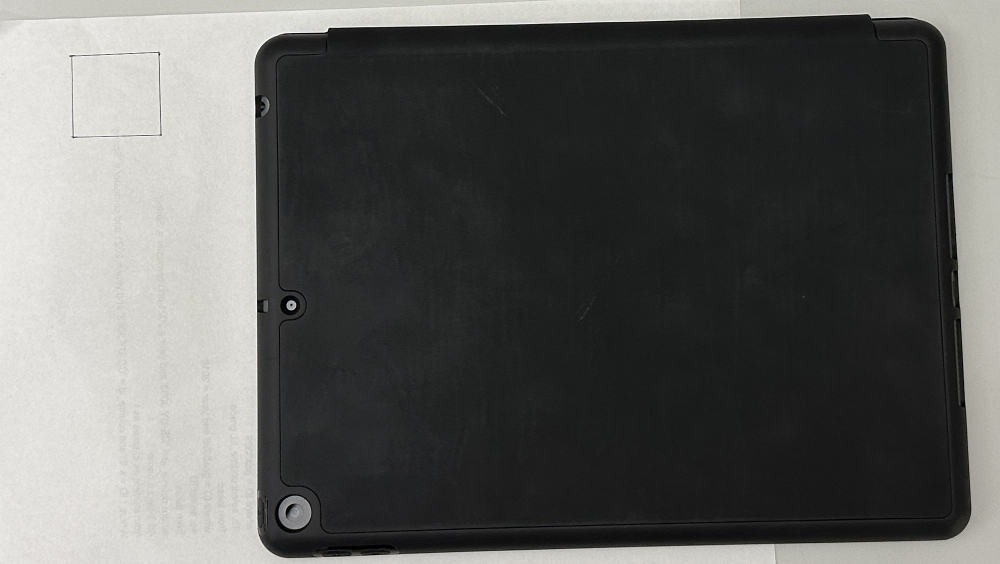
#> input picture 1-Paq-Man/images/IMG_8626.JPG, 2000 x 1128 px (shown at 1/2 size)
$ jupyter execute --allow-errors Bin_Packing_Problem.ipynb
#> lines starting #> are read from the running program, lines starting #| are printed output that depends on the picture; after the words box and inside, x2 and y2 are one past the last pixel; in counts of white or black regions, pixels touching at a corner belong together; long printed decimals are rounded
# paQman: Optimizing Bin-Packing For Sustainability

Our team aims to tackle the issue of inefficient supply-chain packing systems.

The following code cells contain optimization algorithms for bin packing.

Box Dimension CV Model

[cell 1]
from scipy.spatial.distance import euclidean
import numpy as np
import cv2
import imutils
from imutils import perspective
from imutils import contours

# Function to display an array of images
def display_images(image_list):
    for index, image in enumerate(image_list):
        cv2.imshow("image_" + str(index), image)
    cv2.waitKey(0)
    cv2.destroyAllWindows()

image_path = "images/IMG_8626.JPG"

# Read and preprocess the image
input_image = cv2.imread(image_path)
#> input_image is the input picture: shape (1128, 2000, 3); mean B, G, R 92.6, 94.8, 94.2

grayscale_image = cv2.cvtColor(input_image, cv2.COLOR_BGR2GRAY)
blurred_image = cv2.GaussianBlur(grayscale_image, (9, 9), 0)

edge_detected_image = cv2.Canny(blurred_image, 50, 100)
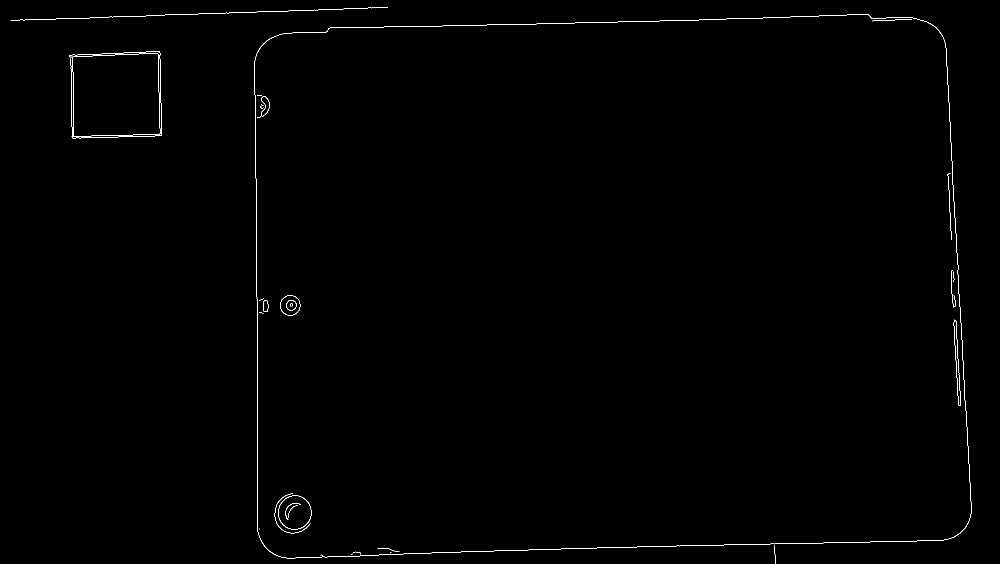
#> edge_detected_image: shape (1128, 2000) (shown at 1/2 size); 0.39% white in thin lines or dots
edge_detected_image = cv2.dilate(edge_detected_image, None, iterations=1)
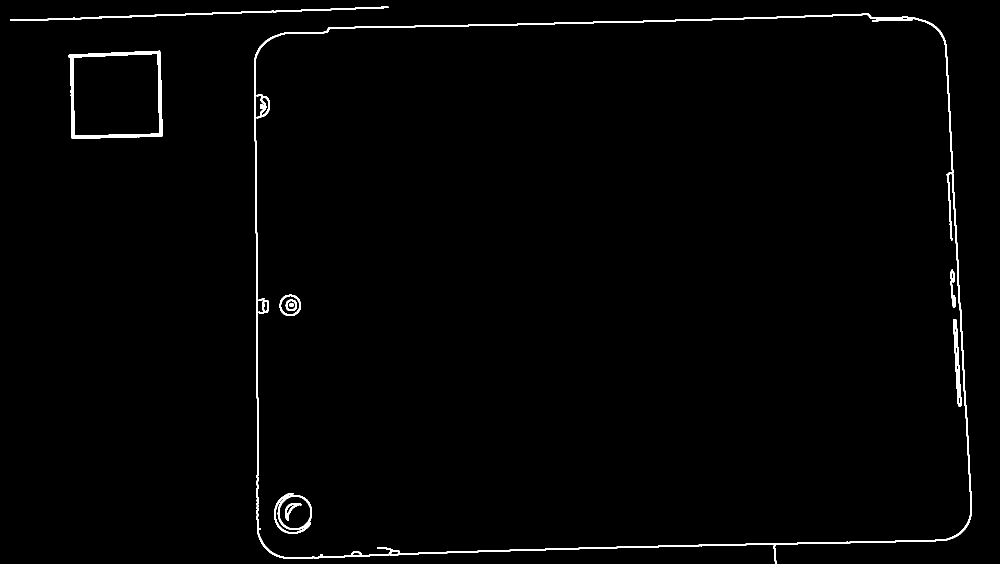
#> edge_detected_image: shape (1128, 2000) (shown at 1/2 size); 1.2% white; 14 white regions (1 under 20 px), largest, box (x1, y1, x2, y2) and area: (508, 27, 1944, 1128) 15683, (137, 101, 325, 278) 4202, (20, 13, 777, 42) 2368
edge_detected_image = cv2.erode(edge_detected_image, None, iterations=1)
#> edge_detected_image: shape (1128, 2000); 0.43% white in thin lines or dots

# Find image contours
found_contours = cv2.findContours(edge_detected_image.copy(), cv2.RETR_EXTERNAL, cv2.CHAIN_APPROX_SIMPLE)
#> found_contours = 4 contours, 1 with area under 20; largest, box (x1, y1, x2, y2) and area: (509, 28, 1943, 1117) 1472968, (138, 102, 324, 277) 29916, (21, 14, 776, 41) 27
found_contours = imutils.grab_contours(found_contours)

# Sort contours from left to right; leftmost contour is the reference object
(sorted_contours, _) = contours.sort_contours(found_contours)
#> sorted_contours has the same summary as found_contours

# Filter out small contours based on area
filtered_contours = [contour for contour in sorted_contours if cv2.contourArea(contour) > 100]
#> filtered_contours = 2 contours; box (x1, y1, x2, y2) and area: (509, 28, 1943, 1117) 1472968, (138, 102, 324, 277) 29916

# Reference object dimensions; a 3cm x 3cm box is used for reference
reference_contour = filtered_contours[0]
#> reference_contour = contour of 80 points, box (x1, y1, x2, y2) (138, 102, 324, 277), area 29916
min_area_rect = cv2.minAreaRect(reference_contour)
#> min_area_rect = ((231.5, 189.6), (182.1, 169.6), -1.8)
rect_points = cv2.boxPoints(min_area_rect)
#> rect_points = [[143.2, 277.2], [137.8, 107.7], [319.9, 101.9], [325.2, 271.5]]
rect_points = np.array(rect_points, dtype="int")
#> rect_points = [[143, 277], [137, 107], [319, 101], [325, 271]]
ordered_rect_points = perspective.order_points(rect_points)
#> ordered_rect_points = [[137, 107], [319, 101], [325, 271], [143, 277]]
(top_left, top_right, bottom_right, bottom_left) = ordered_rect_points
#> top_left = [137, 107]; top_right = [319, 101]; bottom_right = [325, 271]; bottom_left = [143, 277]


dist_in_pixel = euclidean(top_left, top_right)
#> dist_in_pixel = 182.1
dist_in_cm = 3
pixel_per_cm = dist_in_pixel/dist_in_cm
#> pixel_per_cm = 60.7

# List to hold the areas
areas = []

# Draw remaining contours
for cnt in filtered_contours:

	# Make a box
	box = cv2.minAreaRect(cnt)
	box = cv2.boxPoints(box)
	box = np.array(box, dtype="int")
	box = perspective.order_points(box)

	(tl, tr, br, bl) = box

	cv2.drawContours(input_image, [box.astype("int")], -1, (0, 0, 255), 2)

	# Horizontal and vertical midpoints
	horizontal_mp = (tl[0] + int(abs(tr[0] - tl[0]) / 2), tl[1] + int(abs(tr[1] - tl[1]) / 2))
	vertical_mp = (tr[0] + int(abs(tr[0] - br[0]) / 2), tr[1] + int(abs(tr[1] - br[1]) / 2))

	w = euclidean(tl, tr)/pixel_per_cm
	h = euclidean(tr, br)/pixel_per_cm
	areas.append(w*h)

	cv2.putText(input_image, "{:.1f}cm".format(w), (int(horizontal_mp[0] - 15), int(horizontal_mp[1] - 10)),
				cv2.FONT_HERSHEY_SIMPLEX, 0.5, (255, 255, 0), 2)
	cv2.putText(input_image, "{:.1f}cm".format(h), (int(vertical_mp[0] + 10), int(vertical_mp[1])),
				cv2.FONT_HERSHEY_SIMPLEX, 0.5, (255, 255, 0), 2)
#> this loop made 2 passes
#> (tl, tr, br, bl, horizontal_mp, vertical_mp, w, h) on passes 1 to 2: ([137, 107], [319, 101], [325, 271], [143, 277], (228, 110), (322, 186), 3, 2.8), ([487, 59], [1914, 20], [1944, 1078], [516, 1118], (1200, 78), (1929, 549), 23.52, 17.44)
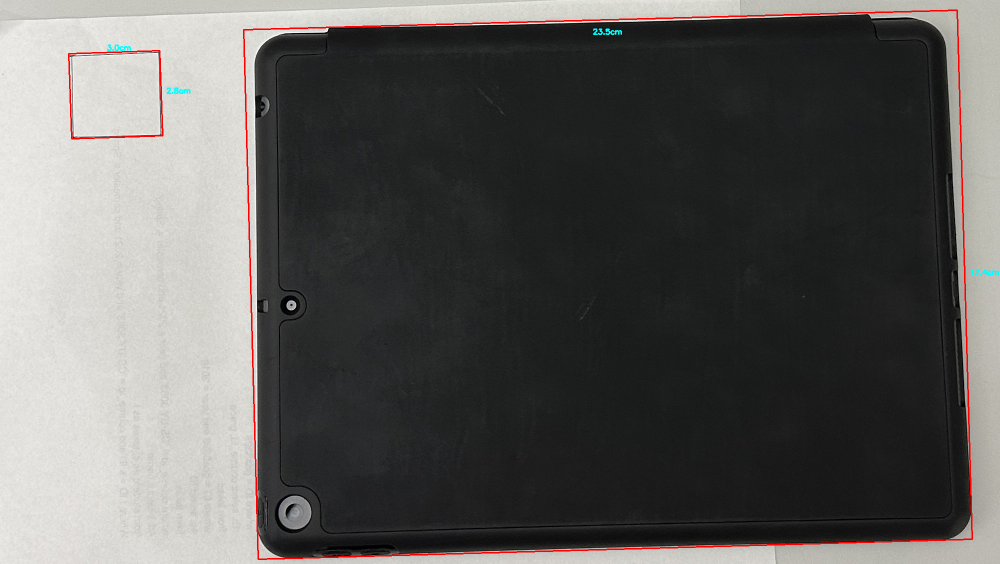
#> input_image: shape (1128, 2000, 3) (shown at 1/2 size); 0.82% of pixels changed, all inside (x1, y1, x2, y2) = (136, 19, 1998, 1120)
#> after the loop, areas = [8.41, 410.1]

# Largest Area in the areas
largest_area = max(areas)
#> largest_area = 410.1
print(largest_area)
#| 410.085


display_images([input_image])
#> the loop in display_images, `for index, image in enumerate(image_list):` made 1 pass

[cell 2]
# Importing necessary libraries

import numpy as np
import matplotlib.pyplot as plt
from docplex.mp.model import Model

# Quantum libraries and optimizers

from qiskit import BasicAer
from qiskit_optimization.runtime import QAOAClient
from qiskit_algorithms import NumPyMinimumEigensolver
from qiskit_optimization.algorithms import CplexOptimizer, MinimumEigenOptimizer
from qiskit.algorithms.minimum_eigensolvers import QAOA, NumPyMinimumEigensolver
from qiskit_optimization.algorithms.admm_optimizer import ADMMParameters, ADMMOptimizer
from qiskit_optimization.problems import QuadraticProgram
from qiskit_optimization.translators import from_docplex_mp, from_gurobipy
from qiskit_optimization.runtime.vqe_client import VQEClient
from qiskit_optimization.converters import InequalityToEquality, IntegerToBinary, LinearEqualityToPenalty

[cell 3]
# [30 lines left out: function data_bins, not called in this run]


import matplotlib.pyplot as plt

# [47 lines left out: function plot_bins, not called in this run]

## Solution

For this initial set, we chose a small problem. Here, we select 3 items with a maximal weight of 40. The weight of the items are choose rendomly from values between 1 and the maximal weight.

First, we will use a classical solver of the problem called cplex.

Then we transform the problem to QUBO representation and solve using QAOA

[cell 4]
# Initialize test values

np.random.seed(5)
num_bins = 2 # number of bins
num_items = 2 # number of items
capacity = 480 # max weight of a bin

weights = np.random.randint(0, largest_area, num_bins) # randomly choosing weight of item
#> weights = [355, 206]

#> (a cell that did not finish here is left out)

#> (a cell that did not finish here is left out)

[cell 7]
# Calculate the number of bins needed (w) based on the total weight and capacity
w = int(np.ceil(np.sum(weights) / capacity))
#> w = 2

# Set the variables for the first 'w' bins to 1
#> (the rest of this cell did not finish here and is left out)
